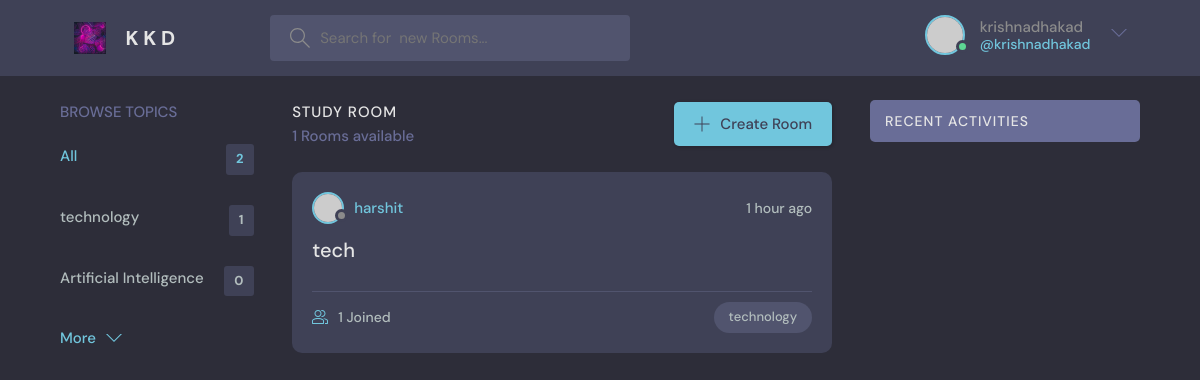
The app's page / (signed in) with its own data.
### varta/models.py (models this page shows, shortened)
class Topic(models.Model):
	name = models.CharField(max_length=200)

class Room(models.Model):
	host = models.ForeignKey(User,on_delete=models.SET_NULL,null=True)
	topic = models.ForeignKey(Topic,on_delete=models.SET_NULL,null=True)
	name = models.TextField(max_length=100)
	description = models.TextField(null=True,blank=True)
	participants = models.ManyToManyField(User,related_name='participants',blank=True)
	updated = models.DateTimeField(auto_now=True)
	created = models.DateTimeField(auto_now_add=True)
	class Meta:
		ordering = ['-updated','-created']

### varta/views.py (the view)
# urls.py: path('',views.home,name='home'),
def home(request):
	q = request.GET.get('q') if request.GET.get('q') != None else ''
	rooms = Room.objects.filter(Q(topic__name__icontains=q) | Q(name__icontains=q) |Q(description__icontains=q))
	topics = Topic.objects.all()[0:5]
	room_count = rooms.count()
	room_messages = Message.objects.filter(Q(room__topic__name__icontains=q))
	context = {'rooms':rooms,'topics':topics,'room_count':room_count,'room_messages':room_messages}
	return render(request,'varta/home.html',context)

### varta/templates/varta/home.html (shortened to what this page needs)
    {%extends 'main.html'%}
    {% block content%}
    <main class="layout layout--3">
      <div class="container">
        {% include 'varta/topic.html'%}
        <div class="roomList">
          <div class="roomList__header">
            <div>
              <h2>Study Room</h2>
              <p>{{room_count}} Rooms available</p>
            </div>
            <a class="btn btn--main" href="{% url 'create-room'%}">
              <svg version="1.1" xmlns="http://www.w3.org/2000/svg" width="32" height="32" viewBox="0 0 32 32">
                <title>add</title>
                <path
                  d="M16.943 0.943h-1.885v14.115h-14.115v1.885h14.115v14.115h1.885v-14.115h14.115v-1.885h-14.115v-14.115z"
                ></path>
              </svg>
              Create Room
            </a>
          </div>
         {% include 'varta/feed.html' %}
        </div>
        {% include 'varta/activity_.html' %}
      </div>
    </main>
    {% endblock%}

### templates/navbar.html (shortened to what this page needs)
   {% load static%}
 <header class="header header--loggedIn">
      <div class="container">
        <a href="{% url 'home'%}" class="header__logo">
          <img src="{% static 'images/im.jpg' %}" />
          <h1>K K D</h1>
        </a>
        <form class="header__search" method="GET" action="{% url 'home' %}">
          <label>
            <input  name="q" placeholder="Search for  new Rooms..." />
          </label>
        </form>
        <nav class="header__menu">
          {% if request.user.is_authenticated %}
          <div class="header__user">
            <a href="{% url 'update-user'%}">
              <div class="avatar avatar--medium active">
                <img src="https://randomuser.me/api/portraits/men/37.jpg" />
              </div>
              <p>{{request.user.username}} <span>@{{request.user.username}}</span></p>
            </a>
            <button class="dropdown-button">
              <svg version="1.1" xmlns="http://www.w3.org/2000/svg" width="32" height="32" viewBox="0 0 32 32">
                <title>chevron-down</title>
                <path d="M16 21l-13-13h-3l16 16 16-16h-3l-13 13z"></path>
              </svg>
            </button>
          </div>
{% else %}
        <a href="{% url 'login' %}">
            <img src="{% static 'images/avatar.svg'%}" />
            <p>-Login-</p>
          </a>
      {% endif%}
        </nav>
      </div>
    </header>

### varta/templates/varta/topic.html
     <div class="topics">
          <div class="topics__header">
            <h2>Browse Topics</h2>
          </div>
          <ul class="topics__list">
            <li>
              <a href="{% url 'home' %}" class="active">All <span>{{topics.count}}</span></a>
            </li>{% for topic in topics %}
            <li>
              <a href="{% url 'home' %}?q={{topic.name}}">{{topic.name}} <span>{{topic.room_set.all.count}}</span></a>
            </li>
           {%endfor%}
          </ul>
          <a class="btn btn--link" href="{% url 'topics'%}">
            More
            <svg version="1.1" xmlns="http://www.w3.org/2000/svg" width="32" height="32" viewBox="0 0 32 32">
              <title>chevron-down</title>
              <path d="M16 21l-13-13h-3l16 16 16-16h-3l-13 13z"></path>
            </svg>
          </a>
        </div>

### varta/templates/varta/feed.html (shortened to what this page needs)
 {% for room in rooms%}
 <div class="roomListRoom">
            <div class="roomListRoom__header">
              <a href="{% url 'user-profile' room.host.id %}" class="roomListRoom__author">
                <div class="avatar avatar--small">
                  <img src="https://randomuser.me/api/portraits/women/11.jpg" />
                </div>
                <span>{{room.host.username}}</span>
              </a>
              <div class="roomListRoom__actions">
                <span>{{room.created|timesince}} ago</span>
              </div>
            </div>
            <div class="roomListRoom__content">
              <a href="{% url 'room' room.id%}">{{room.name}}</a>
                         </div>
            <div class="roomListRoom__meta">
              <a href="{% url 'room' room.id%}" class="roomListRoom__joined">
                {{room.participants.all.count}} Joined
              </a>
              <p class="roomListRoom__topic">{{room.topic.name}}</p>
            </div>
          </div>
{%endfor%}

### records on screen
Topic: name "technology", room_set.all.count "1"
Topic: name "Artificial Intelligence", room_set.all.count "0"
Room: host.username "harshit", created "1 hour", name "tech", participants.all.count "1", topic.name "technology"

### other values on screen
{{ request.user.username }} "krishnadhakad"
{{ topics.count }} "2"
{{ room_count }} "1"
